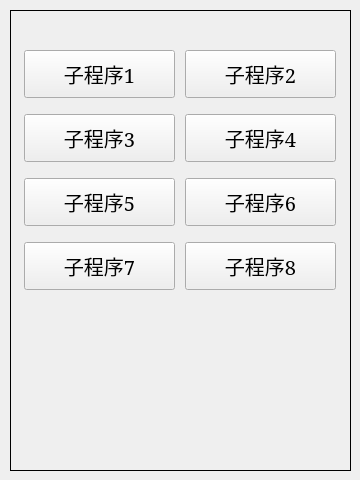
   <widget class="QWidget" name="tabMainPro">
    <property name="styleSheet">
     <string notr="true">QPushButton {
	font-size:20px;
}</string>
    </property>
    <attribute name="title">
     <string>主程序</string>
    </attribute>
    <widget class="QGroupBox" name="groupBox">
     <property name="geometry">
      <rect>
       <x>10</x>
       <y>10</y>
       <width>341</width>
       <height>461</height>
      </rect>
     </property>
     <property name="styleSheet">
      <string notr="true">QGroupBox {
			border: 1px solid black; 
			font-size: 16px;
			font-weight:bold;
			font-family: 'SimSun';
			}</string>
     </property>
     <property name="title">
      <string/>
     </property>
     <widget class="QWidget" name="gridLayoutWidget">
      <property name="geometry">
       <rect>
        <x>10</x>
        <y>30</y>
        <width>321</width>
        <height>261</height>
       </rect>
      </property>
      <layout class="QGridLayout" name="gridLayout">
       <item row="1" column="0">
        <widget class="QPushButton" name="btnDelete_4">
         <property name="sizePolicy">
          <sizepolicy hsizetype="Preferred" vsizetype="Preferred">
           <horstretch>0</horstretch>
           <verstretch>0</verstretch>
          </sizepolicy>
         </property>
         <property name="minimumSize">
          <size>
           <width>151</width>
           <height>48</height>
          </size>
         </property>
         <property name="maximumSize">
          <size>
           <width>151</width>
           <height>48</height>
          </size>
         </property>
         <property name="font">
          <font>
           <family>SimSun</family>
           <pointsize>-1</pointsize>
           <weight>50</weight>
           <bold>false</bold>
          </font>
         </property>
         <property name="styleSheet">
          <string notr="true"/>
         </property>
         <property name="text">
          <string>子程序3</string>
         </property>
         <property name="icon">
          <iconset>
           <normaloff>:/TeachPage/teachpage_images/delete.png</normaloff>:/TeachPage/teachpage_images/delete.png</iconset>
         </property>
         <property name="iconSize">
          <size>
           <width>50</width>
           <height>50</height>
          </size>
         </property>
        </widget>
       </item>
       <item row="2" column="0">
        <widget class="QPushButton" name="btnDelete_6">
         <property name="sizePolicy">
          <sizepolicy hsizetype="Preferred" vsizetype="Preferred">
           <horstretch>0</horstretch>
           <verstretch>0</verstretch>
          </sizepolicy>
         </property>
         <property name="minimumSize">
          <size>
           <width>151</width>
           <height>48</height>
          </size>
         </property>
         <property name="maximumSize">
          <size>
           <width>151</width>
           <height>48</height>
          </size>
         </property>
         <property name="font">
          <font>
           <family>SimSun</family>
           <pointsize>-1</pointsize>
           <weight>50</weight>
           <bold>false</bold>
          </font>
         </property>
         <property name="styleSheet">
          <string notr="true"/>
         </property>
         <property name="text">
          <string>子程序5</string>
         </property>
         <property name="icon">
          <iconset>
           <normaloff>:/TeachPage/teachpage_images/delete.png</normaloff>:/TeachPage/teachpage_images/delete.png</iconset>
         </property>
         <property name="iconSize">
          <size>
           <width>50</width>
           <height>50</height>
          </size>
         </property>
        </widget>
       </item>
       <item row="0" column="1">
        <widget class="QPushButton" name="btnDelete_3">
         <property name="sizePolicy">
          <sizepolicy hsizetype="Preferred" vsizetype="Preferred">
           <horstretch>0</horstretch>
           <verstretch>0</verstretch>
          </sizepolicy>
         </property>
         <property name="minimumSize">
          <size>
           <width>151</width>
           <height>48</height>
          </size>
         </property>
         <property name="maximumSize">
          <size>
           <width>151</width>
           <height>48</height>
          </size>
         </property>
         <property name="font">
          <font>
           <family>SimSun</family>
           <pointsize>-1</pointsize>
           <weight>50</weight>
           <bold>false</bold>
          </font>
         </property>
         <property name="styleSheet">
          <string notr="true"/>
         </property>
         <property name="text">
          <string>子程序2</string>
         </property>
         <property name="icon">
          <iconset>
           <normaloff>:/TeachPage/teachpage_images/delete.png</normaloff>:/TeachPage/teachpage_images/delete.png</iconset>
         </property>
         <property name="iconSize">
          <size>
           <width>50</width>
           <height>50</height>
          </size>
         </property>
        </widget>
       </item>
       <item row="2" column="1">
        <widget class="QPushButton" name="btnDelete_8">
         <property name="sizePolicy">
          <sizepolicy hsizetype="Preferred" vsizetype="Preferred">
           <horstretch>0</horstretch>
           <verstretch>0</verstretch>
          </sizepolicy>
         </property>
         <property name="minimumSize">
          <size>
           <width>151</width>
           <height>48</height>
          </size>
         </property>
         <property name="maximumSize">
          <size>
           <width>151</width>
           <height>48</height>
          </size>
         </property>
         <property name="font">
          <font>
           <family>SimSun</family>
           <pointsize>-1</pointsize>
           <weight>50</weight>
           <bold>false</bold>
          </font>
         </property>
         <property name="styleSheet">
          <string notr="true"/>
         </property>
         <property name="text">
          <string>子程序6</string>
         </property>
         <property name="icon">
          <iconset>
           <normaloff>:/TeachPage/teachpage_images/delete.png</normaloff>:/TeachPage/teachpage_images/delete.png</iconset>
         </property>
         <property name="iconSize">
          <size>
           <width>50</width>
           <height>50</height>
          </size>
         </property>
        </widget>
       </item>
       <item row="0" column="0">
        <widget class="QPushButton" name="btnDelete_2">
         <property name="sizePolicy">
          <sizepolicy hsizetype="Preferred" vsizetype="Preferred">
           <horstretch>0</horstretch>
           <verstretch>0</verstretch>
          </sizepolicy>
         </property>
         <property name="minimumSize">
          <size>
           <width>151</width>
           <height>48</height>
          </size>
         </property>
         <property name="maximumSize">
          <size>
           <width>151</width>
           <height>48</height>
          </size>
         </property>
         <property name="font">
          <font>
           <family>SimSun</family>
           <pointsize>-1</pointsize>
           <weight>50</weight>
           <bold>false</bold>
          </font>
         </property>
         <property name="styleSheet">
          <string notr="true"/>
         </property>
         <property name="text">
          <string>子程序1</string>
         </property>
         <property name="icon">
          <iconset>
           <normaloff>:/TeachPage/teachpage_images/delete.png</normaloff>:/TeachPage/teachpage_images/delete.png</iconset>
         </property>
         <property name="iconSize">
          <size>
           <width>50</width>
           <height>50</height>
          </size>
         </property>
        </widget>
       </item>
       <item row="1" column="1">
        <widget class="QPushButton" name="btnDelete_5">
         <property name="sizePolicy">
          <sizepolicy hsizetype="Preferred" vsizetype="Preferred">
           <horstretch>0</horstretch>
           <verstretch>0</verstretch>
          </sizepolicy>
         </property>
         <property name="minimumSize">
          <size>
           <width>151</width>
           <height>48</height>
          </size>
         </property>
         <property name="maximumSize">
          <size>
           <width>151</width>
           <height>48</height>
          </size>
         </property>
         <property name="font">
          <font>
           <family>SimSun</family>
           <pointsize>-1</pointsize>
           <weight>50</weight>
           <bold>false</bold>
          </font>
         </property>
         <property name="styleSheet">
          <string notr="true"/>
         </property>
         <property name="text">
          <string>子程序4</string>
         </property>
         <property name="icon">
          <iconset>
           <normaloff>:/TeachPage/teachpage_images/delete.png</normaloff>:/TeachPage/teachpage_images/delete.png</iconset>
         </property>
         <property name="iconSize">
          <size>
           <width>50</width>
           <height>50</height>
          </size>
         </property>
        </widget>
       </item>
       <item row="3" column="0">
        <widget class="QPushButton" name="btnDelete_9">
         <property name="sizePolicy">
          <sizepolicy hsizetype="Preferred" vsizetype="Preferred">
           <horstretch>0</horstretch>
           <verstretch>0</verstretch>
          </sizepolicy>
         </property>
         <property name="minimumSize">
          <size>
           <width>151</width>
           <height>48</height>
          </size>
         </property>
         <property name="maximumSize">
          <size>
           <width>151</width>
           <height>48</height>
          </size>
         </property>
         <property name="font">
          <font>
           <family>SimSun</family>
           <pointsize>-1</pointsize>
           <weight>50</weight>
           <bold>false</bold>
          </font>
         </property>
         <property name="styleSheet">
          <string notr="true"/>
         </property>
         <property name="text">
          <string>子程序7</string>
         </property>
         <property name="icon">
          <iconset>
           <normaloff>:/TeachPage/teachpage_images/delete.png</normaloff>:/TeachPage/teachpage_images/delete.png</iconset>
         </property>
         <property name="iconSize">
          <size>
           <width>50</width>
           <height>50</height>
          </size>
         </property>
        </widget>
       </item>
       <item row="3" column="1">
        <widget class="QPushButton" name="btnDelete_7">
         <property name="sizePolicy">
          <sizepolicy hsizetype="Preferred" vsizetype="Preferred">
           <horstretch>0</horstretch>
           <verstretch>0</verstretch>
          </sizepolicy>
         </property>
         <property name="minimumSize">
          <size>
           <width>151</width>
           <height>48</height>
          </size>
         </property>
         <property name="maximumSize">
          <size>
           <width>151</width>
           <height>48</height>
          </size>
         </property>
         <property name="font">
          <font>
           <family>SimSun</family>
           <pointsize>-1</pointsize>
           <weight>50</weight>
           <bold>false</bold>
          </font>
         </property>
         <property name="styleSheet">
          <string notr="true"/>
         </property>
         <property name="text">
          <string>子程序8</string>
         </property>
         <property name="icon">
          <iconset>
           <normaloff>:/TeachPage/teachpage_images/delete.png</normaloff>:/TeachPage/teachpage_images/delete.png</iconset>
         </property>
         <property name="iconSize">
          <size>
           <width>50</width>
           <height>50</height>
          </size>
         </property>
        </widget>
       </item>
      </layout>
     </widget>
    </widget>
   </widget>
